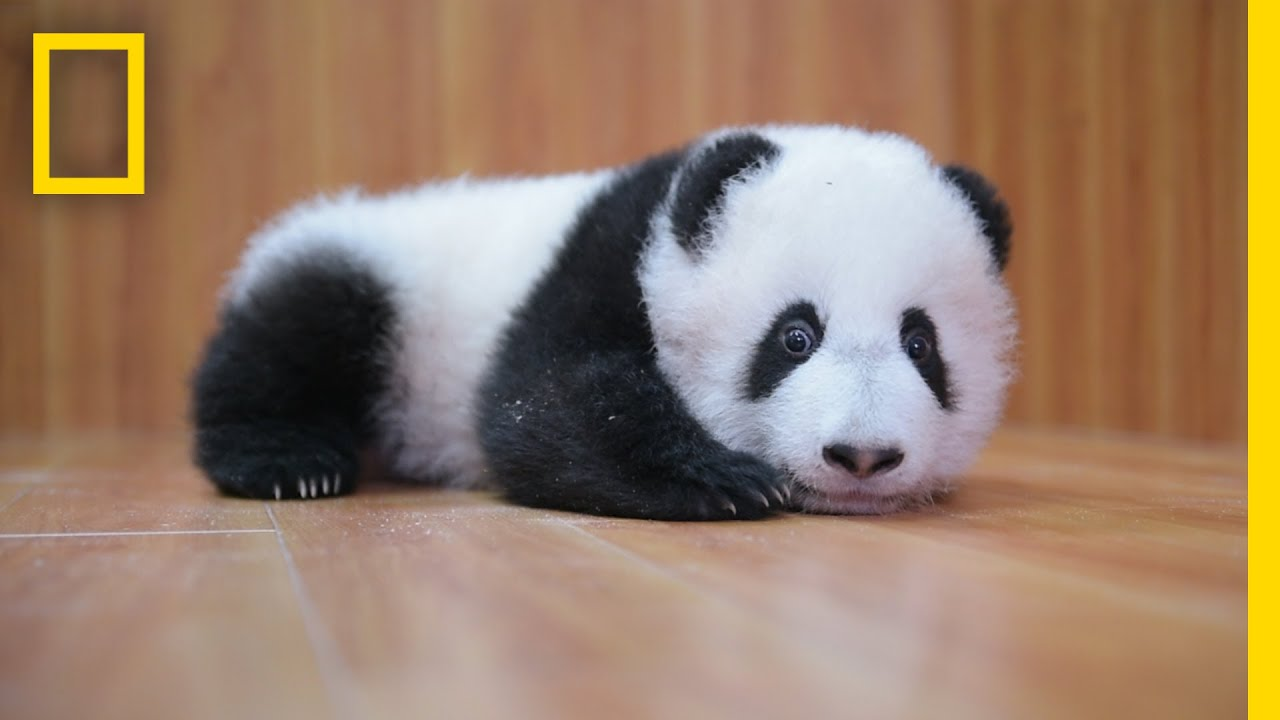
#> input picture Lecture_01/panda.jpg, 1280 x 720 px, found by its file name
$ jupyter execute Conv_Panda.ipynb
#> lines starting #> are read from the running program, lines starting #| are printed output that depends on the picture
[cell 1]
from PIL import Image
import numpy as np
import matplotlib.pyplot as plt

img = Image.open("../datasets/panda.jpg")
#> img is the input picture: PIL image 1280x720 RGB; mean R, G, B 151.6, 125.3, 104.1

small = img.resize(size=(400, 300))
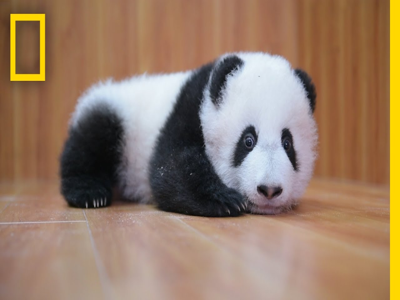
#> small: PIL image 400x300 RGB; mean R, G, B 151.5, 125.3, 104.1

small

img = np.array(small).mean(axis=2)
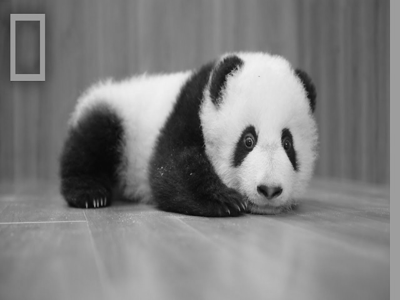
#> img: shape (300, 400) float64; min 7.67, max 241.3, mean 127

plt.imshow(img, cmap="gray")

[cell 2]
padded_image = np.pad(img, pad_width=1)
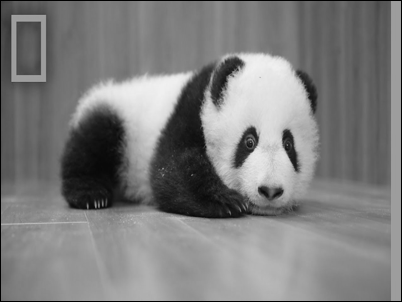
#> padded_image: shape (302, 402) float64; min 0, max 241.3, mean 125.5

[cell 3]
img.shape
#> Out = (300, 400)

[cell 4]
padded_image.shape
#> Out = (302, 402)

[cell 5]
plt.imshow(padded_image, cmap="gray")

[cell 6]
fil = np.array([[1, 1, 1], [0, 0, 0], [-1, -1, -1]])

[cell 7]
result = np.zeros_like(img)

[cell 8]
for row in range(result.shape[0]):
    for col in range(result.shape[1]):
        cut = padded_image[row:row+3, col:col+3]
        result[row, col] = (cut * fil).mean()
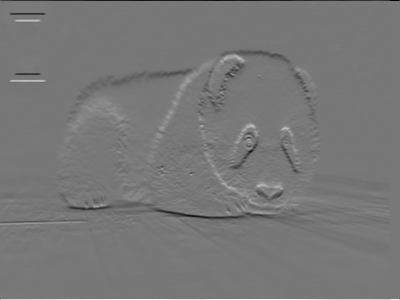
#> result: shape (300, 400) float64; min -52.44, max 58.78, mean 0; drawn with min black and max white
